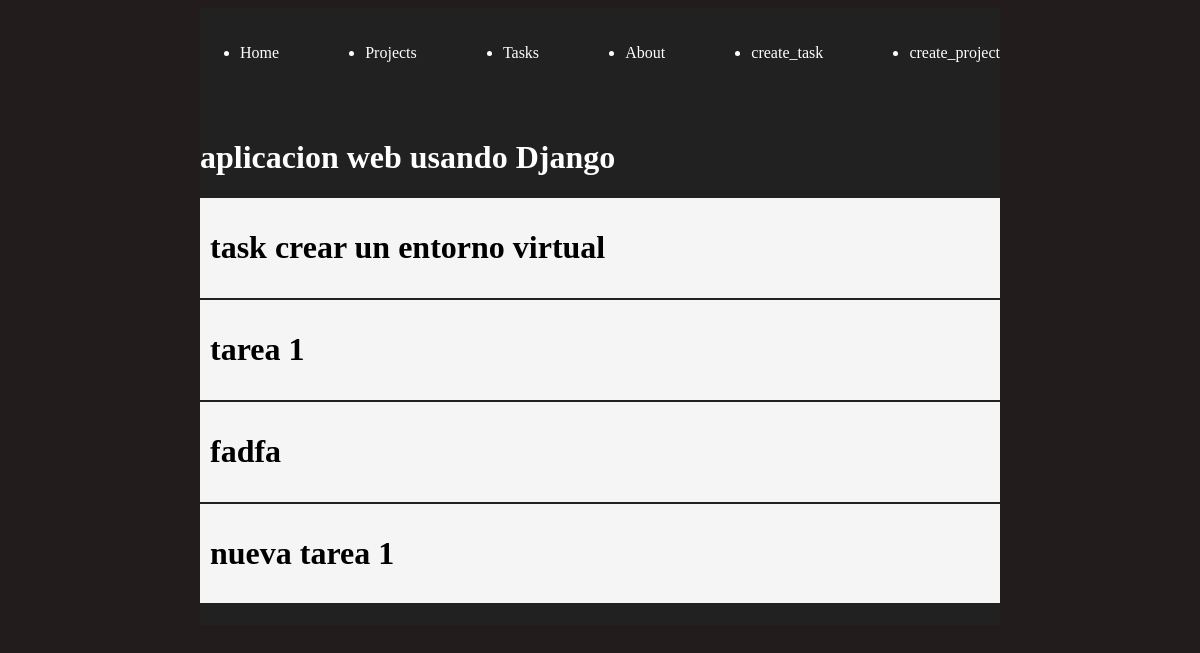
The app's page /projects/2 with its own data.
### myapp/models.py (models this page shows, shortened)
class Project(models.Model):
    name = models.CharField(max_length=200)
    def __str__(self):
        return self.name

class Task(models.Model):
    title = models.CharField(max_length=200)
    description = models.TextField(blank=True)
    done = models.BooleanField(default=False)
    project = models.ForeignKey(Project, on_delete=models.CASCADE)  #  relación con Project

### myapp/views.py (the view)
# urls.py: path('projects/<int:id>', views.project_detail,name="project_detail")
def project_detail(request, id):
    project = Project.objects.get(id=id)
    tasks = Task.objects.filter(project_id=id)  # tareas relacionadas al proyecto
    return render(request, 'projects/detail.html', {
        'project': project,
        'tasks': tasks
    })

### myapp/templates/projects/detail.html
{% extends 'layouts/base.html' %}
{% block content %}
<h1>{{project}}</h1>
{% for task in tasks%}
<div class="card">
    <h1>{{task.title}}</h1>
</div>
{% endfor%}
{% endblock %}

### myapp/static/styles/main.css (style rules this page uses)
body { background: rgb(34, 28, 28); color: rgb(255, 255, 255) }
.card { background: whitesmoke; color: black; padding: 10px; margin-bottom: 2px; }

### records on screen
Project: name "aplicacion web usando Django"
Task: title "task crear un entorno virtual"
Task: title "tarea 1"
Task: title "fadfa"
Task: title "nueva tarea 1"
